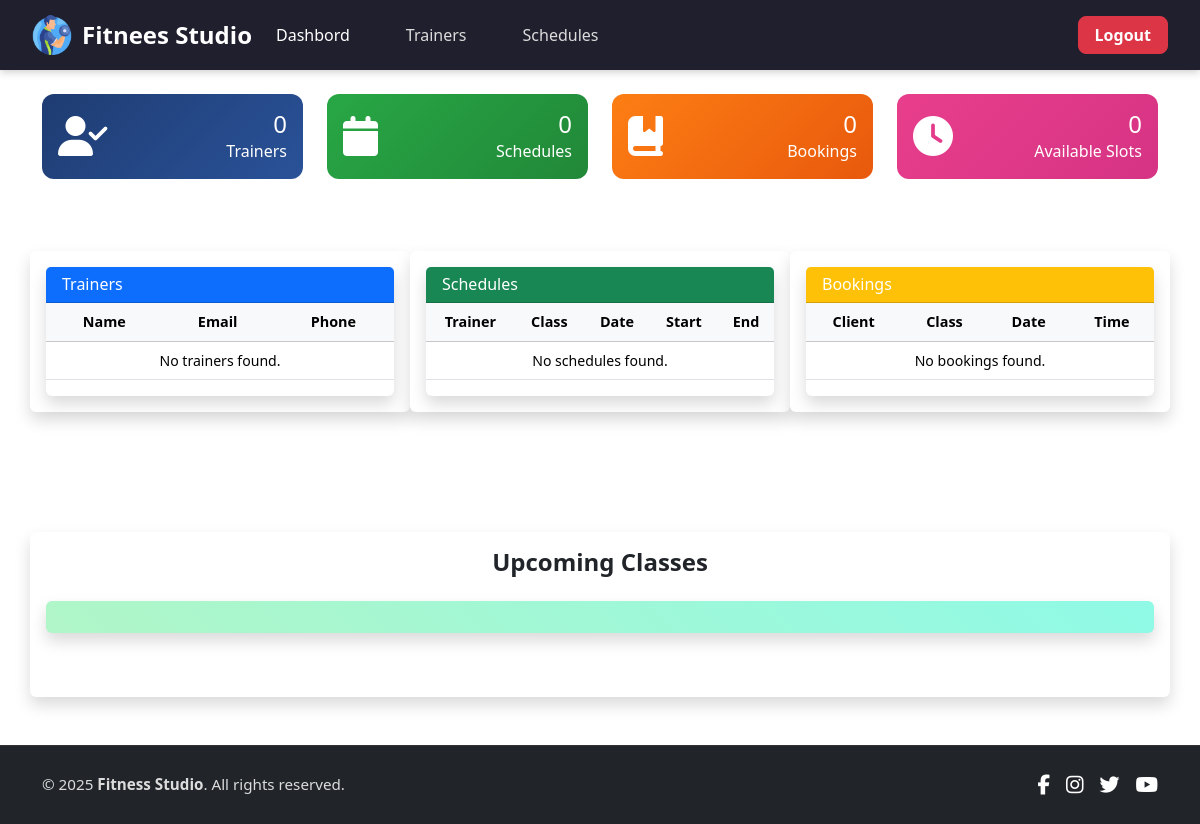
The page /Fitnees-Studio/admin/Admin-Dashbord/ (signed in) on the database as committed earlier.
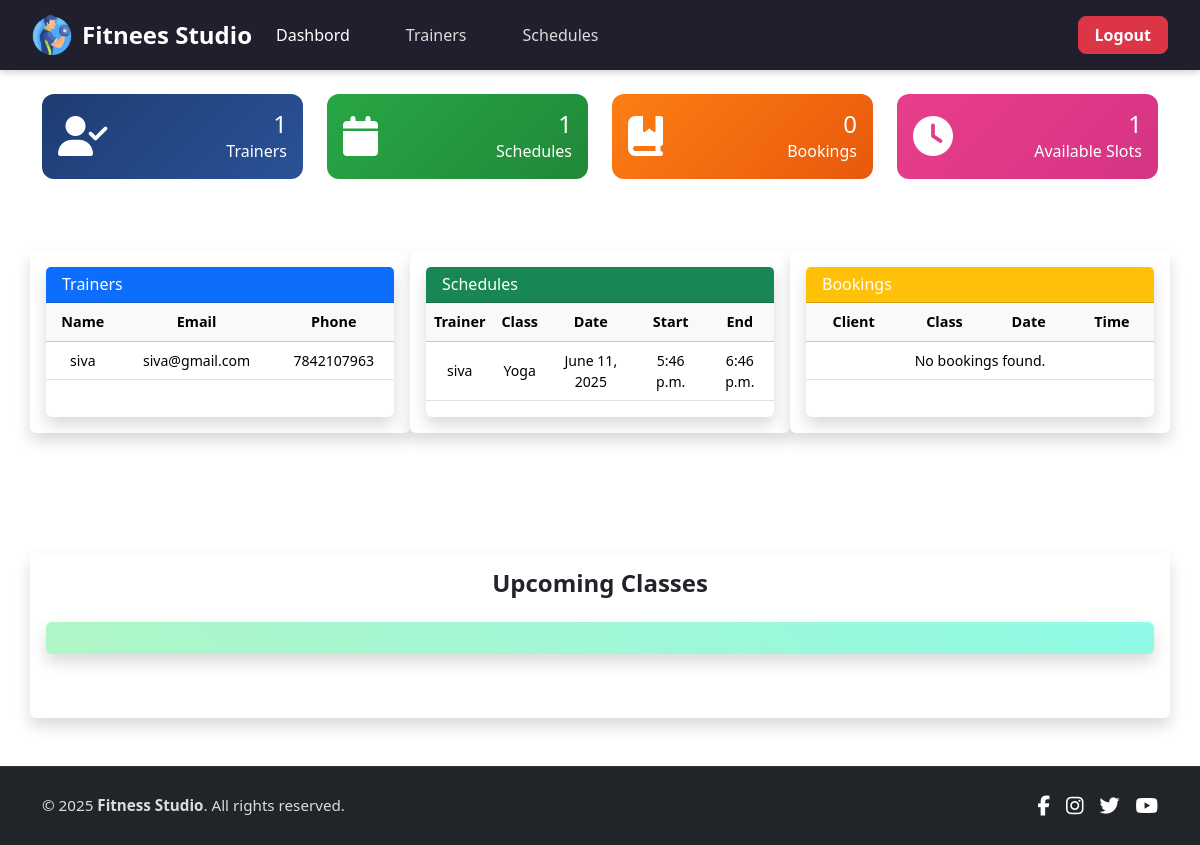
The same page on the database as committed later.
### Fitnees_Admin/models.py (models this page shows, shortened)
class Trainer(models.Model):
    T_id = models.AutoField(primary_key=True)
    T_name = models.CharField(max_length=50)
    T_email = models.EmailField()
    T_phone = models.CharField(max_length=10)

class Classes(models.Model):
    CATEGORY_CHOICES = [
        ('Strength', 'Strength'),
        ('Yoga', 'Yoga'),
        ('HIIT', 'HIIT'),
        ('Cardio', 'Cardio'),
    ]
    C_id = models.AutoField(primary_key=True)
    C_name = models.CharField(max_length=50,choices=CATEGORY_CHOICES,default='Cardio')
    C_description = models.TextField()
    C_trainer = models.ForeignKey(Trainer, on_delete=models.CASCADE,default=True,null=False)
    C_date = models.DateField()
    C_start_time = models.TimeField()
    C_end_time = models.TimeField()

### Fitnees_Admin/views.py (the view)
# urls.py: path("Dashbord/", views.index, name="Dashbord"),
@login_required(login_url='admin_login')
def index(request):
    total_trainers = Trainer.objects.count()
    total_classes = Classes.objects.count()
    total_bookings = avaliable_classes.objects.count()
    available_slots = total_classes - total_bookings  # Simple calculation
    trainers = Trainer.objects.all()
    classes = Classes.objects.all()
    bookings = avaliable_classes.objects.select_related('classes', 'trainer').all()
    return render(request, "admin_panel/index.html", {
        'trainers': trainers,
        'classes': classes,
        'bookings': bookings,
        'total_trainers': total_trainers,
        'total_classes': total_classes,
        'total_bookings': total_bookings,
        'available_slots': available_slots if available_slots > 0 else 0  # Ensure not negative
    })

### templates/admin_panel/index.html (shortened to what the changed rows need)
{% extends "admin_panel/base.html" %}
{% load static %}
{% block content %}
<div class="container mt-4">
    <div class="row g-4">
        <div class="col-12 col-sm-6 col-md-3">
            <div class="dashboard-card bg-gradient-blue d-flex align-items-center p-3">
                <div class="info text-end w-100">
                    <h4 class="mb-0">{{ total_trainers }}</h4>
                    <p class="mb-0">Trainers</p>
                </div>
            </div>
        </div>
        <div class="col-12 col-sm-6 col-md-3">
            <div class="dashboard-card bg-gradient-green d-flex align-items-center p-3">
                <div class="info text-end w-100">
                    <h4 class="mb-0">{{ total_classes }}</h4>
                    <p class="mb-0">Schedules</p>
                </div>
            </div>
        </div>
        <div class="col-12 col-sm-6 col-md-3">
            <div class="dashboard-card bg-gradient-pink d-flex align-items-center p-3">
                <div class="info text-end w-100">
                    <h4 class="mb-0">{{ available_slots }}</h4>
                    <p class="mb-0">Available Slots</p>
                </div>
            </div>
        </div>
    </div>
    <div class="row g-4 mt-5">
        <div class="col-md-4 shadow p-3 mb-5 bg-white rounded">
            <div class="card shadow border-0 h-100">
                <div class="card-body p-0">
                    <table class="table table-hover align-middle text-center">
                        <thead class="table-light">
                            <tr>
                                <th>Name</th>
                                <th>Email</th>
                                <th>Phone</th>
                            </tr>
                        </thead>
                        <tbody>
                            {% for trainer in trainers %}
                            <tr>
                                <td>{{ trainer.T_name }}</td>
                                <td>{{ trainer.T_email }}</td>
                                <td>{{ trainer.T_phone }}</td>
                            </tr>
                            {% empty %}
                            <tr>
                                <td colspan="4" class="text-center">No trainers found.</td>
                            </tr>
                            {% endfor %}
                        </tbody>
                    </table>
                </div>
            </div>
        </div>
        <div class="col-md-4 shadow p-3 mb-5 bg-white rounded">
            <div class="card shadow border-0 h-100">
                <div class="card-body p-0">
                    <table class="table table-hover align-middle text-center">
                        <thead class="table-light">
                            <tr>
                                <th>Trainer</th>
                                <th>Class</th>
                                <th>Date</th>
                                <th>Start</th>
                                <th>End</th>
                            </tr>
                        </thead>
                        <tbody>
                            {% for cls in classes %}
                            <tr>
                                <td>{{ cls.C_trainer.T_name }}</td>
                                <td>{{ cls.C_name }}</td>
                                <td>{{ cls.C_date }}</td>
                                <td>{{ cls.C_start_time }}</td>
                                <td>{{ cls.C_end_time }}</td>
                            </tr>
                            {% empty %}
                            <tr>
                                <td colspan="6" class="text-center">No schedules found.</td>
                            </tr>
                            {% endfor %}
                        </tbody>
                    </table>
                </div>
            </div>
        </div>
        <div class="col-md-4 shadow p-3 mb-5 bg-white rounded">
            <div class="card shadow border-0 h-100">
                <div class="card-body p-0">
                    <table class="table table-hover align-middle text-center">
                        <thead class="table-light">
                            <tr>
                                <th>Client</th>
                                <th>Class</th>
                                <th>Date</th>
                                <th>Time</th>
                            </tr>
                        </thead>
                    </table>
                </div>
            </div>
        </div>
    </div>
</div>
{% endblock %}

Rows that differ between the two databases and show on the page:
added Trainer: T_name "siva", T_email "siva@gmail.com", T_phone "7842107963"
added Classes: C_trainer.T_name "siva", C_name "Yoga", C_date "June 11, 2025", C_start_time "5:46 p.m.", C_end_time "6:46 p.m."
Other text that changed with them:
{{ total_trainers }}: "0" → "1"
{{ total_classes }}: "0" → "1"
{{ available_slots }}: "0" → "1"
text no longer shown: "No trainers found. No schedules found."
